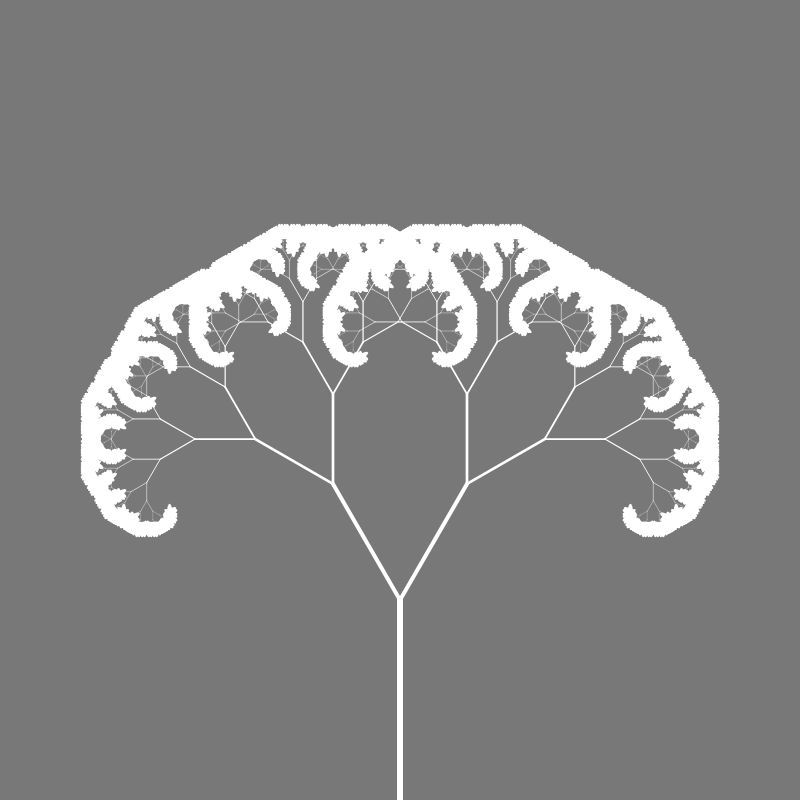
Frame 1 (no input)
Frame 60 (no input): identical to frame 1, image omitted
Frame 120 (the mouse pressed at the canvas centre since frame 60): identical to frame 1, image omitted

The p5.js sketch that drew this single still picture (run headless with seeded random() and noise() and a simulated clock; from frame 60 on, the mouse is pressed at the canvas centre):

// p5.js sketch
// ── sketch.js
let angle = 30;
let angleSlider;

function setup() {
  createCanvas(800, 800);
  angleMode(DEGREES);
  angleSlider = createSlider(0, 360, 30, 1);
}

function draw() {
  background(120);
  translate(width / 2, height);
  angle = angleSlider.value();
  fractal(200);
}

function drawLeaf(x, y) {
  noStroke();
  ellipse(x, y, 5, 15);
}

function fractal(len) {
  if (len < 2) {
    drawLeaf(0, 0);
    return;
  }

  stroke(255);
  strokeWeight(len * 0.03);
  line(0, 0, 0, -len);
  translate(0, -len);

  push();
  rotate(angle);
  fractal(len * 0.67);
  pop();

  push();
  rotate(-angle);
  fractal(len * 0.67);
  pop();
}
